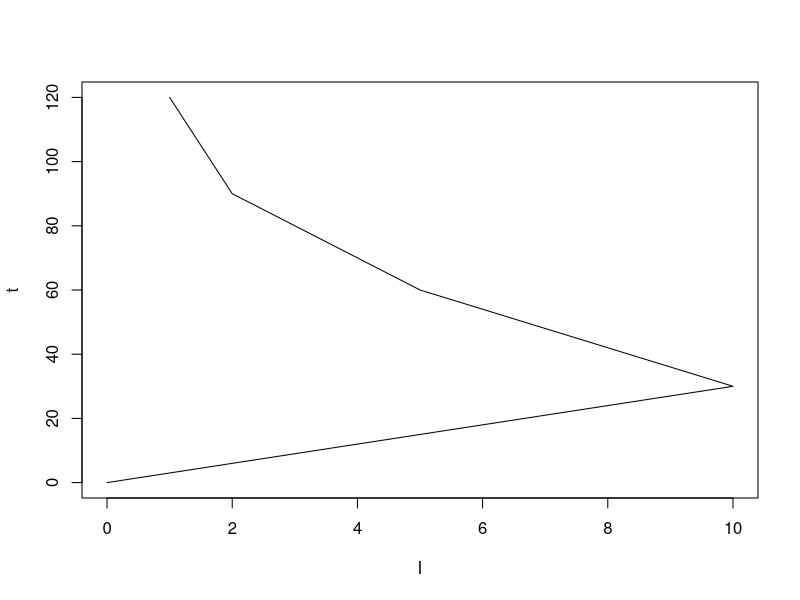

R code for this plot:
# page no: 221

p = c(0, 5, 7.5, 8.5, 9); 
t = c(0, 30, 60, 90, 120);
R = vector (length = 5)
I = vector (length = 5)
for   (i in 2:5){
R[i] = p[i]-p[i-1];
I[i] = R[i]*60/30;
print(I[i]); 
}
plot(I,t,type='l')
